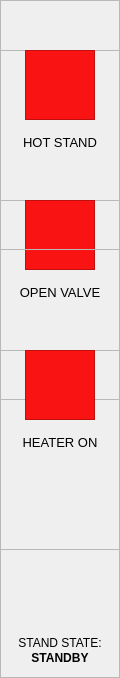
   <widget class="QFrame" name="side_bar">
    <property name="geometry">
     <rect>
      <x>15</x>
      <y>75</y>
      <width>120</width>
      <height>678</height>
     </rect>
    </property>
    <property name="frameShape">
     <enum>QFrame::StyledPanel</enum>
    </property>
    <property name="frameShadow">
     <enum>QFrame::Raised</enum>
    </property>
    <widget class="QFrame" name="side_bar_valve_open">
     <property name="geometry">
      <rect>
       <x>0</x>
       <y>200</y>
       <width>120</width>
       <height>200</height>
      </rect>
     </property>
     <property name="frameShape">
      <enum>QFrame::StyledPanel</enum>
     </property>
     <property name="frameShadow">
      <enum>QFrame::Raised</enum>
     </property>
     <widget class="QLabel" name="side_bar_valve_open_label">
      <property name="geometry">
       <rect>
        <x>0</x>
        <y>85</y>
        <width>120</width>
        <height>15</height>
       </rect>
      </property>
      <property name="font">
       <font>
        <pointsize>10</pointsize>
       </font>
      </property>
      <property name="text">
       <string>OPEN VALVE</string>
      </property>
      <property name="alignment">
       <set>Qt::AlignCenter</set>
      </property>
     </widget>
     <widget class="QGraphicsView" name="side_bar_valve_open_status">
      <property name="geometry">
       <rect>
        <x>25</x>
        <y>0</y>
        <width>70</width>
        <height>70</height>
       </rect>
      </property>
      <property name="styleSheet">
       <string notr="true">background-color: rgb(249, 19, 19);</string>
      </property>
     </widget>
    </widget>
    <widget class="QFrame" name="side_bar_heater">
     <property name="geometry">
      <rect>
       <x>0</x>
       <y>350</y>
       <width>120</width>
       <height>200</height>
      </rect>
     </property>
     <property name="frameShape">
      <enum>QFrame::StyledPanel</enum>
     </property>
     <property name="frameShadow">
      <enum>QFrame::Raised</enum>
     </property>
     <widget class="QLabel" name="side_bar_heater_label">
      <property name="geometry">
       <rect>
        <x>0</x>
        <y>85</y>
        <width>120</width>
        <height>15</height>
       </rect>
      </property>
      <property name="font">
       <font>
        <pointsize>10</pointsize>
       </font>
      </property>
      <property name="text">
       <string>HEATER ON</string>
      </property>
      <property name="alignment">
       <set>Qt::AlignCenter</set>
      </property>
     </widget>
     <widget class="QGraphicsView" name="side_bar_heater_status">
      <property name="geometry">
       <rect>
        <x>25</x>
        <y>0</y>
        <width>70</width>
        <height>70</height>
       </rect>
      </property>
      <property name="styleSheet">
       <string notr="true">background-color: rgb(249, 19, 19);</string>
      </property>
     </widget>
    </widget>
    <widget class="QLabel" name="side_bar_state_label">
     <property name="geometry">
      <rect>
       <x>0</x>
       <y>635</y>
       <width>120</width>
       <height>15</height>
      </rect>
     </property>
     <property name="font">
      <font>
       <pointsize>9</pointsize>
      </font>
     </property>
     <property name="text">
      <string>STAND STATE:</string>
     </property>
     <property name="alignment">
      <set>Qt::AlignCenter</set>
     </property>
    </widget>
    <widget class="QLabel" name="side_bar_state_status">
     <property name="geometry">
      <rect>
       <x>0</x>
       <y>650</y>
       <width>120</width>
       <height>15</height>
      </rect>
     </property>
     <property name="font">
      <font>
       <pointsize>9</pointsize>
       <weight>75</weight>
       <bold>true</bold>
      </font>
     </property>
     <property name="text">
      <string>STANDBY</string>
     </property>
     <property name="alignment">
      <set>Qt::AlignCenter</set>
     </property>
    </widget>
    <widget class="QFrame" name="side_bar_hot_stand">
     <property name="geometry">
      <rect>
       <x>0</x>
       <y>50</y>
       <width>120</width>
       <height>200</height>
      </rect>
     </property>
     <property name="frameShape">
      <enum>QFrame::StyledPanel</enum>
     </property>
     <property name="frameShadow">
      <enum>QFrame::Raised</enum>
     </property>
     <widget class="QLabel" name="side_bar_hot_stand_label">
      <property name="geometry">
       <rect>
        <x>0</x>
        <y>85</y>
        <width>120</width>
        <height>15</height>
       </rect>
      </property>
      <property name="font">
       <font>
        <pointsize>10</pointsize>
       </font>
      </property>
      <property name="text">
       <string>HOT STAND</string>
      </property>
      <property name="alignment">
       <set>Qt::AlignCenter</set>
      </property>
     </widget>
     <widget class="QGraphicsView" name="side_bar_hot_stand_status">
      <property name="geometry">
       <rect>
        <x>25</x>
        <y>0</y>
        <width>70</width>
        <height>70</height>
       </rect>
      </property>
      <property name="styleSheet">
       <string notr="true">background-color: rgb(249, 19, 19);</string>
      </property>
     </widget>
    </widget>
   </widget>
